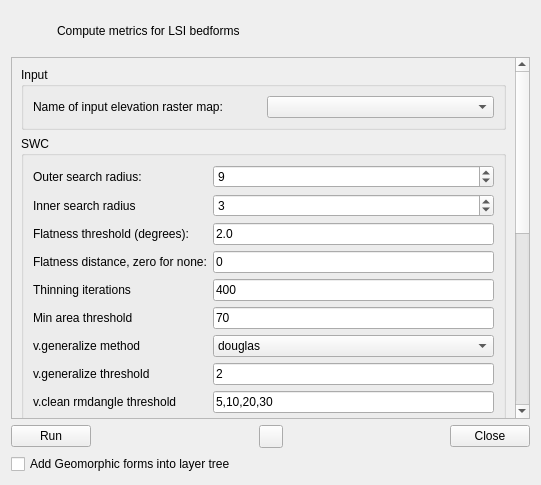
<?xml version="1.0" encoding="UTF-8"?>
<ui version="4.0">
 <class>grm_lsi</class>
 <widget class="QWidget" name="grm_lsi">
  <property name="geometry">
   <rect>
    <x>0</x>
    <y>0</y>
    <width>541</width>
    <height>485</height>
   </rect>
  </property>
  <property name="windowTitle">
   <string>GRM - LSI</string>
  </property>
  <property name="windowIcon">
   <iconset resource="../resources.qrc">
    <normaloff>:/grass/qtui/icons/grass/grass_location.svg</normaloff>:/grass/qtui/icons/grass/grass_location.svg</iconset>
  </property>
  <layout class="QVBoxLayout" name="verticalLayout">
   <item>
    <layout class="QHBoxLayout" name="horizontalLayout">
     <item>
      <widget class="QLabel" name="label">
       <property name="sizePolicy">
        <sizepolicy hsizetype="Minimum" vsizetype="Minimum">
         <horstretch>0</horstretch>
         <verstretch>0</verstretch>
        </sizepolicy>
       </property>
       <property name="minimumSize">
        <size>
         <width>40</width>
         <height>40</height>
        </size>
       </property>
       <property name="maximumSize">
        <size>
         <width>40</width>
         <height>40</height>
        </size>
       </property>
       <property name="text">
        <string/>
       </property>
       <property name="pixmap">
        <pixmap resource="../resources.qrc">:/grass/qtui/icons/grass/grass_location.svg</pixmap>
       </property>
      </widget>
     </item>
     <item>
      <widget class="QLabel" name="label_2">
       <property name="text">
        <string>Compute metrics for LSI bedforms</string>
       </property>
       <property name="wordWrap">
        <bool>true</bool>
       </property>
      </widget>
     </item>
    </layout>
   </item>
   <item>
    <widget class="QScrollArea" name="scrollArea">
     <property name="widgetResizable">
      <bool>true</bool>
     </property>
     <widget class="QWidget" name="scrollAreaWidgetContents_2">
      <property name="geometry">
       <rect>
        <x>0</x>
        <y>0</y>
        <width>507</width>
        <height>812</height>
       </rect>
      </property>
      <layout class="QVBoxLayout" name="verticalLayout_2">
       <item>
        <widget class="QGroupBox" name="groupBox">
         <property name="maximumSize">
          <size>
           <width>16777215</width>
           <height>70</height>
          </size>
         </property>
         <property name="title">
          <string>Input</string>
         </property>
         <layout class="QGridLayout" name="gridLayout_10">
          <item row="0" column="0">
           <widget class="QLabel" name="label_32">
            <property name="text">
             <string>Name of input elevation raster map:</string>
            </property>
           </widget>
          </item>
          <item row="0" column="1">
           <widget class="QComboBox" name="elevation"/>
          </item>
         </layout>
        </widget>
       </item>
       <item>
        <widget class="QGroupBox" name="groupBox_2">
         <property name="maximumSize">
          <size>
           <width>16777215</width>
           <height>320</height>
          </size>
         </property>
         <property name="title">
          <string>SWC</string>
         </property>
         <layout class="QGridLayout" name="gridLayout_8">
          <item row="1" column="0">
           <widget class="QLabel" name="label_8">
            <property name="text">
             <string>Inner search radius</string>
            </property>
           </widget>
          </item>
          <item row="3" column="1">
           <widget class="QLineEdit" name="swc_dist">
            <property name="text">
             <string>0</string>
            </property>
           </widget>
          </item>
          <item row="3" column="0">
           <widget class="QLabel" name="label_20">
            <property name="text">
             <string>Flatness distance, zero for none:</string>
            </property>
           </widget>
          </item>
          <item row="4" column="1">
           <widget class="QLineEdit" name="iter_thin">
            <property name="text">
             <string>400</string>
            </property>
           </widget>
          </item>
          <item row="4" column="0">
           <widget class="QLabel" name="label_21">
            <property name="text">
             <string>Thinning iterations</string>
            </property>
           </widget>
          </item>
          <item row="7" column="0">
           <widget class="QLabel" name="label_22">
            <property name="text">
             <string>v.generalize threshold</string>
            </property>
           </widget>
          </item>
          <item row="1" column="1">
           <widget class="QSpinBox" name="swc_skip">
            <property name="value">
             <number>3</number>
            </property>
           </widget>
          </item>
          <item row="5" column="0">
           <widget class="QLabel" name="label_23">
            <property name="text">
             <string>Min area threshold</string>
            </property>
           </widget>
          </item>
          <item row="6" column="1">
           <widget class="QComboBox" name="generalize_method">
            <item>
             <property name="text">
              <string>douglas</string>
             </property>
            </item>
            <item>
             <property name="text">
              <string>douglas_reduction</string>
             </property>
            </item>
            <item>
             <property name="text">
              <string>lang</string>
             </property>
            </item>
            <item>
             <property name="text">
              <string>reduction</string>
             </property>
            </item>
            <item>
             <property name="text">
              <string>reumann</string>
             </property>
            </item>
            <item>
             <property name="text">
              <string>boyle</string>
             </property>
            </item>
            <item>
             <property name="text">
              <string>sliding_averaging</string>
             </property>
            </item>
            <item>
             <property name="text">
              <string>chaiken</string>
             </property>
            </item>
            <item>
             <property name="text">
              <string>hermite</string>
             </property>
            </item>
            <item>
             <property name="text">
              <string>snakes</string>
             </property>
            </item>
            <item>
             <property name="text">
              <string>network</string>
             </property>
            </item>
            <item>
             <property name="text">
              <string>displacement</string>
             </property>
            </item>
           </widget>
          </item>
          <item row="0" column="1">
           <widget class="QSpinBox" name="swc_search">
            <property name="value">
             <number>9</number>
            </property>
           </widget>
          </item>
          <item row="5" column="1">
           <widget class="QLineEdit" name="swc_area_lesser">
            <property name="text">
             <string>70</string>
            </property>
           </widget>
          </item>
          <item row="2" column="1">
           <widget class="QLineEdit" name="swc_flat">
            <property name="text">
             <string>2.0</string>
            </property>
           </widget>
          </item>
          <item row="6" column="0">
           <widget class="QLabel" name="label_24">
            <property name="text">
             <string>v.generalize method</string>
            </property>
           </widget>
          </item>
          <item row="7" column="1">
           <widget class="QLineEdit" name="generalize_threshold">
            <property name="text">
             <string>2</string>
            </property>
           </widget>
          </item>
          <item row="0" column="0">
           <widget class="QLabel" name="label_25">
            <property name="text">
             <string>Outer search radius:</string>
            </property>
           </widget>
          </item>
          <item row="2" column="0">
           <widget class="QLabel" name="label_26">
            <property name="text">
             <string>Flatness threshold (degrees):</string>
            </property>
           </widget>
          </item>
          <item row="8" column="0">
           <widget class="QLabel" name="label_27">
            <property name="text">
             <string>v.clean rmdangle threshold</string>
            </property>
           </widget>
          </item>
          <item row="8" column="1">
           <widget class="QLineEdit" name="vclean_rmdangle_threshold">
            <property name="text">
             <string>5,10,20,30</string>
            </property>
           </widget>
          </item>
         </layout>
        </widget>
       </item>
       <item>
        <widget class="QGroupBox" name="groupBox_3">
         <property name="maximumSize">
          <size>
           <width>16777215</width>
           <height>220</height>
          </size>
         </property>
         <property name="title">
          <string>SW</string>
         </property>
         <layout class="QGridLayout" name="gridLayout_11">
          <item row="0" column="1">
           <widget class="QSpinBox" name="sw_search">
            <property name="value">
             <number>30</number>
            </property>
           </widget>
          </item>
          <item row="3" column="0">
           <widget class="QLabel" name="label_33">
            <property name="text">
             <string>Flatness distance, zero for none:</string>
            </property>
           </widget>
          </item>
          <item row="2" column="1">
           <widget class="QLineEdit" name="sw_flat">
            <property name="text">
             <string>3.8</string>
            </property>
           </widget>
          </item>
          <item row="2" column="0">
           <widget class="QLabel" name="label_34">
            <property name="text">
             <string>Flatness threshold (degrees):</string>
            </property>
           </widget>
          </item>
          <item row="1" column="1">
           <widget class="QSpinBox" name="sw_skip">
            <property name="value">
             <number>7</number>
            </property>
           </widget>
          </item>
          <item row="0" column="0">
           <widget class="QLabel" name="label_35">
            <property name="text">
             <string>Outer search radius:</string>
            </property>
           </widget>
          </item>
          <item row="4" column="1">
           <widget class="QLineEdit" name="sw_area_lesser">
            <property name="text">
             <string>1000</string>
            </property>
           </widget>
          </item>
          <item row="4" column="0">
           <widget class="QLabel" name="label_36">
            <property name="text">
             <string>Min area threshold</string>
            </property>
           </widget>
          </item>
          <item row="1" column="0">
           <widget class="QLabel" name="label_37">
            <property name="text">
             <string>Inner search radius</string>
            </property>
           </widget>
          </item>
          <item row="3" column="1">
           <widget class="QLineEdit" name="sw_dist">
            <property name="text">
             <string>15</string>
            </property>
           </widget>
          </item>
          <item row="5" column="0">
           <widget class="QLabel" name="label_38">
            <property name="text">
             <string>v.clean rmarea threshold</string>
            </property>
           </widget>
          </item>
          <item row="5" column="1">
           <widget class="QLineEdit" name="vclean_rmarea_threshold">
            <property name="text">
             <string>10</string>
            </property>
           </widget>
          </item>
         </layout>
        </widget>
       </item>
       <item>
        <widget class="QGroupBox" name="groupBox_4">
         <property name="maximumSize">
          <size>
           <width>16777215</width>
           <height>180</height>
          </size>
         </property>
         <property name="title">
          <string>SW Metrics</string>
         </property>
         <layout class="QGridLayout" name="gridLayout_9">
          <item row="2" column="1">
           <widget class="QLineEdit" name="point_dmax">
            <property name="text">
             <string>1</string>
            </property>
           </widget>
          </item>
          <item row="0" column="0">
           <widget class="QLabel" name="label_28">
            <property name="text">
             <string>Side-split buffer distance</string>
            </property>
           </widget>
          </item>
          <item row="1" column="0">
           <widget class="QLabel" name="label_29">
            <property name="text">
             <string>Transect split length</string>
            </property>
           </widget>
          </item>
          <item row="1" column="1">
           <widget class="QLineEdit" name="transect_split_length">
            <property name="text">
             <string>1</string>
            </property>
           </widget>
          </item>
          <item row="2" column="0">
           <widget class="QLabel" name="label_30">
            <property name="text">
             <string>Point max distance</string>
            </property>
           </widget>
          </item>
          <item row="0" column="1">
           <widget class="QLineEdit" name="buffer_distance">
            <property name="text">
             <string>1</string>
            </property>
           </widget>
          </item>
          <item row="3" column="0">
           <widget class="QLabel" name="label_31">
            <property name="text">
             <string>Transects side distance</string>
            </property>
           </widget>
          </item>
          <item row="3" column="1">
           <widget class="QLineEdit" name="transect_side_distances">
            <property name="text">
             <string>70,70</string>
            </property>
           </widget>
          </item>
         </layout>
        </widget>
       </item>
       <item>
        <spacer name="verticalSpacer">
         <property name="orientation">
          <enum>Qt::Vertical</enum>
         </property>
         <property name="sizeHint" stdset="0">
          <size>
           <width>20</width>
           <height>40</height>
          </size>
         </property>
        </spacer>
       </item>
      </layout>
     </widget>
    </widget>
   </item>
   <item>
    <layout class="QHBoxLayout" name="horizontalLayout_2">
     <item>
      <widget class="QPushButton" name="run">
       <property name="text">
        <string>Run</string>
       </property>
      </widget>
     </item>
     <item>
      <spacer name="horizontalSpacer_2">
       <property name="orientation">
        <enum>Qt::Horizontal</enum>
       </property>
       <property name="sizeHint" stdset="0">
        <size>
         <width>40</width>
         <height>20</height>
        </size>
       </property>
      </spacer>
     </item>
     <item>
      <widget class="QToolButton" name="reload_layers">
       <property name="text">
        <string/>
       </property>
       <property name="icon">
        <iconset resource="../resources.qrc">
         <normaloff>:/fa_solid/qtui/icons/fa_solid/arrows-rotate.svg</normaloff>:/fa_solid/qtui/icons/fa_solid/arrows-rotate.svg</iconset>
       </property>
      </widget>
     </item>
     <item>
      <spacer name="horizontalSpacer">
       <property name="orientation">
        <enum>Qt::Horizontal</enum>
       </property>
       <property name="sizeHint" stdset="0">
        <size>
         <width>40</width>
         <height>20</height>
        </size>
       </property>
      </spacer>
     </item>
     <item>
      <widget class="QPushButton" name="exit">
       <property name="text">
        <string>Close</string>
       </property>
      </widget>
     </item>
    </layout>
   </item>
   <item>
    <widget class="QCheckBox" name="add_output">
     <property name="text">
      <string>Add Geomorphic forms into layer tree</string>
     </property>
    </widget>
   </item>
  </layout>
 </widget>
 <resources>
  <include location="../resources.qrc"/>
 </resources>
 <connections/>
</ui>
